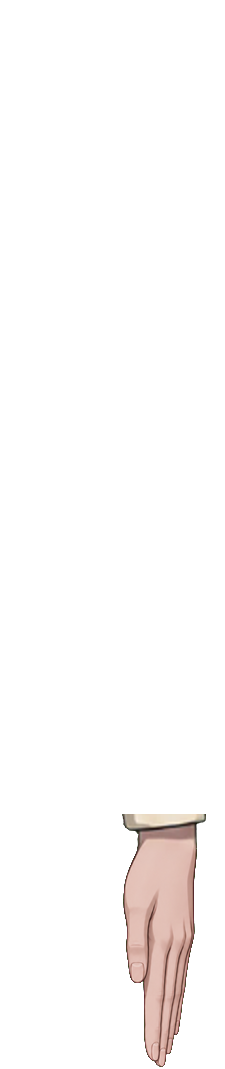
#> input picture characters/cheng-xiaoshi/source/clap-hand.png, 225 x 1069 px
$ python -i prepare-rize.py   (imports and definitions only)
#> lines starting #> are read from the running program, lines starting #| are printed output that depends on the picture
#> further down, picture is the input picture: PIL image 225x1069 RGBA; mean R, G, B, A 11.6, 9.6, 9, 14.7
"""Align Rize's PSD, lift its spectacle frame, and key its painted mouth."""
import json
from pathlib import Path
import sys

from PIL import Image, ImageChops, ImageDraw, ImageFilter
from psd_tools import PSDImage


def align(image):
    # Source (279, 249) → canvas (550, 544). Include the original hands and shoes.
    canvas = Image.new("RGBA", (1100, 4096))
#> canvas: PIL image 1100x4096 RGBA; every value is 0
    canvas.paste(image.convert("RGBA").resize((1064, 3300), Image.Resampling.BICUBIC), (-8, 46))
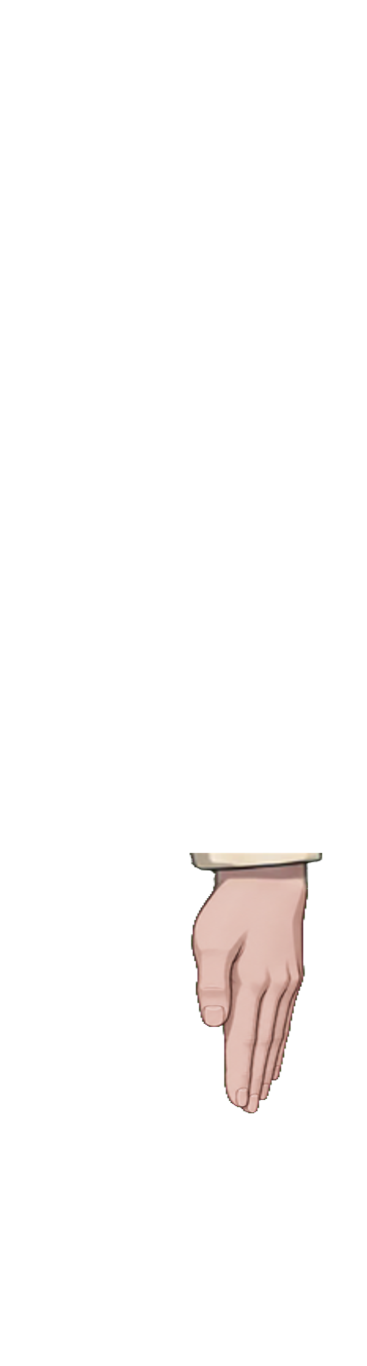
#> canvas: PIL image 1100x4096 RGBA (shown at 1/3 size); mean R, G, B, A 9.2, 7.6, 7.1, 11.4; transparent parts drawn white
    canvas.putalpha(canvas.getchannel("A").point(lambda value: 255 if value >= 250 else value))
    return canvas


# [79 lines left out: functions polygon_mask, separate_glasses, prepare_mouth, main, not called in this run]


# [2 lines not run here, left out]

>>> from PIL import Image
>>> picture = Image.open('../../../../characters/cheng-xiaoshi/source/clap-hand.png')
>>> result = align(picture)
